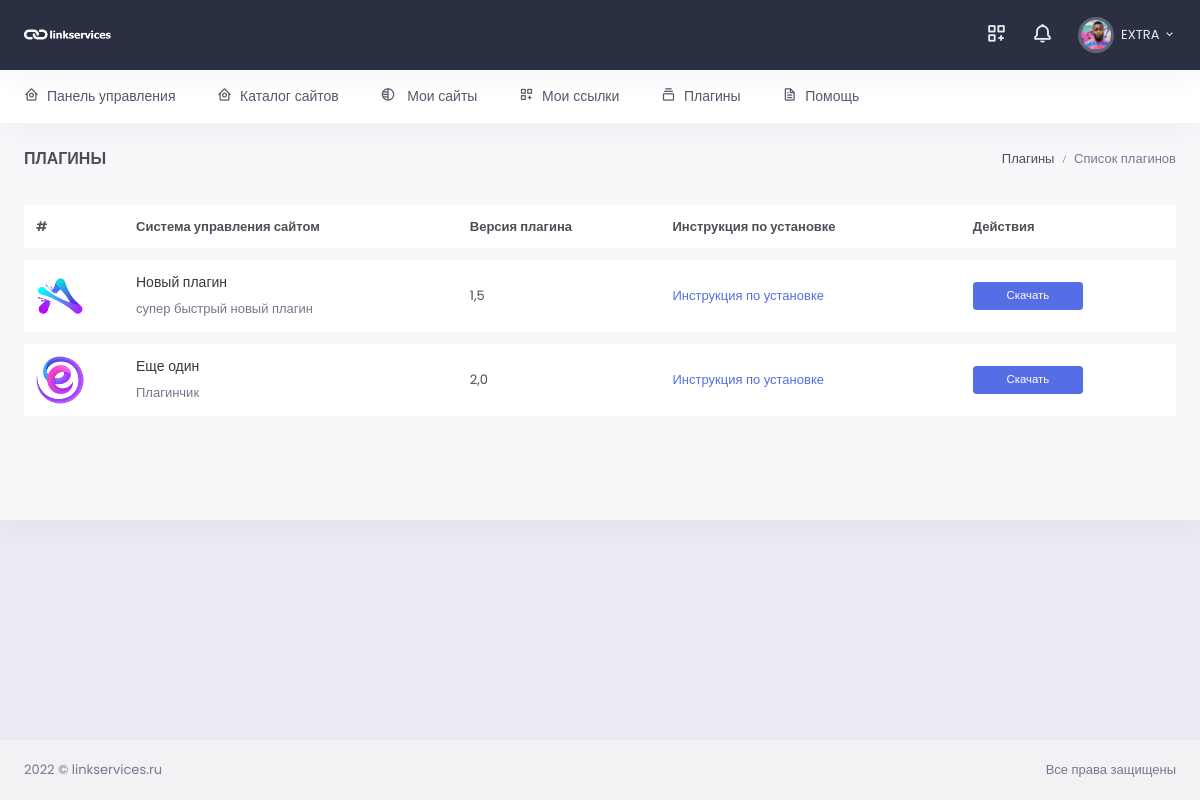
Screenshot of /plugins/ (signed in) with the database file from the repository.
### users/models.py (models this page shows, shortened)
class User(AbstractUser):
    email = models.EmailField(_("email address"), unique=True, )
    email_verify = models.BooleanField(default=False)
    USERNAME_FIELD = 'email'
    REQUIRED_FIELDS = ['username']
    class Meta:
        verbose_name = _("Пользователь")
        verbose_name_plural = _("Пользователи")
        ordering = ('-date_joined',)

class Profile(models.Model):
    user = models.OneToOneField(User, verbose_name="Пользователь",
                                related_name='profile', null=True, on_delete=models.CASCADE)
    chat_id = models.CharField(max_length=100, blank=True, null=True, verbose_name='Чат ID телеграмм')
    TOKEN = models.CharField(max_length=100, blank=True, null=True)
    wmz = models.CharField(max_length=200, blank=True, null=True, verbose_name='WMZ-кошелёк')
    ymoney = models.CharField(max_length=200, blank=True, null=True, verbose_name='ЮMoney-кошелёк')
    current_balance = models.PositiveIntegerField(default=0, blank=True, null=True, verbose_name="Текущий баланс")
    hold_balance = models.PositiveIntegerField(default=0, blank=True, null=True, verbose_name='На удержании')
    output_balance = models.PositiveIntegerField(default=0, blank=True, null=True, verbose_name='Ожидает вывода')
    name_telegram = models.CharField(blank=True, null=True, max_length=100, verbose_name='Телеграмм')
    avatar = models.ImageField(upload_to='avatar/%Y/%m/%d/', blank=True, null=True, verbose_name='Аватар')
    created = models.DateTimeField(auto_now_add=True, verbose_name='Создан')
    update = models.DateTimeField(auto_now=True, verbose_name='Обновлён')
    class Meta:
        verbose_name = 'Профиль пользователя'
        verbose_name_plural = 'Профили пользователей'

### main/models.py (models this page shows, shortened)
class Plugin(models.Model):
    title = models.CharField(max_length=100, verbose_name='Наименование')
    description = models.CharField(max_length=250, verbose_name='Описание')
    version = models.DecimalField(max_digits=5, decimal_places=1, default=0, verbose_name='Версия')
    instruction = models.TextField(verbose_name='Инструкция', blank=True, null=True)
    created = models.DateTimeField(auto_now_add=True, verbose_name='Добавлено')
    update = models.DateTimeField(auto_now=True, verbose_name='Изменено')
    photo = models.ImageField(upload_to='icon_plugins/%Y/%m/%d/', verbose_name='Иконка плагина', blank=True)
    file = models.FileField(upload_to='plugins/%Y/%m/%d/', verbose_name='Плагин')
    class Meta:
        verbose_name = "Плагин"
        verbose_name_plural = "Плагины"

### main/views.py (the view)
# urls.py: path('plugins/', Plugins.as_view(), name='plugins'),
class Plugins(LoginRequiredMixin, ListView):
    model = Plugin
    template_name = 'main/plugins.html'
    context_object_name = 'plugins'
    paginate_by = 15

### main/templates/main/plugins.html (shortened to what this page needs)
{% extends 'base.html' %}
{% load static %}
{% block content %}
<div id="layout-wrapper">
<div class="main-content">
    <div class="page-content">
        <div class="container-fluid">
            <div class="row">
                <div class="col-12">
                    <div class="page-title-box d-flex align-items-center justify-content-between">
                        <h4 class="mb-0 font-size-18">Плагины</h4>
                        <div class="page-title-right">
                            <ol class="breadcrumb m-0">
                                <li class="breadcrumb-item"><a href="javascript: void(0);">Плагины</a></li>
                                <li class="breadcrumb-item active">Список плагинов</li>
                            </ol>
                        </div>
                    </div>
                </div>
            </div>
            <div class="row">
                <div class="col-lg-12">
                    <div class="">
                        <div class="table-responsive">
                            <table class="table project-list-table table-nowrap align-middle table-borderless">
                                <thead>
                                <tr>
                                    <th scope="col" style="width: 100px">#</th>
                                    <th scope="col">Система управления сайтом</th>
                                    <th scope="col">Версия плагина</th>
                                    <th scope="col">Инструкция по установке</th>
                                    <th scope="col">Действия</th>
                                </tr>
                                </thead>
                                <tbody>
                                {% for item in plugins %}
                                <tr>
                                        {% if item.photo %}
                                    <td><img src="{{ item.photo.url }}" alt="" class="avatar-sm"></td>
                                    {% else %}
                                    <td><img src="{% static '/images/companies/img-2.png' %}" alt="" class="avatar-sm"></td>
                                    {% endif %}
                                    <td>
                                        <h5 class="text-truncate font-size-14"><a href="javascript: void(0);"
                                                                                  class="text-dark">{{ item.title }}</a></h5>
                                        <p class="text-muted mb-0">{{ item.description }}</p>
                                    </td>
                                    <td>{{ item.version }}</td>
                                    <td><a href="#">Инструкция по установке</a></td>
                                    <td>
                                       <a href="{{ item.file.url }}"> <button type="button" class="btn btn-primary btn-sm w-md" data-bs-toggle="modal"
                                                data-bs-target="#withdrawModal" style="margin-left: auto;">Скачать
                                       </button></a>
                                    </td>
                                </tr>
                                {% endfor %}
                                </tbody>
                            </table>
                        </div>
                    </div>
                </div>
            </div>
            <div class="row">
                <div class="col-12">
                </div>
            </div>
        </div>
    </div>
</div>
</div>
{% endblock %}

### templates/inc/_header.html (shortened to what this page needs)
{% load static %}
<header id="page-topbar">
    <div class="navbar-header">
        <div class="d-flex">
            <div class="navbar-brand-box">
                <a href="{% url 'profile' pk=user.id %}" class="logo logo-light">
                    <span class="logo-lg">
                                    <img src="{% static '/images/logo-light.png' %}" alt="" height="19">
                                </span>
                </a>
            </div>
        </div>
        <div class="d-flex">
            <div class="dropdown d-none d-lg-inline-block ms-1">
                <button type="button" class="btn header-item noti-icon waves-effect"
                        data-bs-toggle="dropdown" aria-haspopup="true" aria-expanded="false">
                    <i class="bx bx-customize"></i>
                </button>
            </div>
            <div class="dropdown d-inline-block">
                <button type="button" class="btn header-item noti-icon waves-effect"
                        id="page-header-notifications-dropdown"
                        data-bs-toggle="dropdown" aria-haspopup="true" aria-expanded="false">
                    {% if user.profile.chat_id %}
                    <i class="bx bx-bell"></i>
                    {% else %}
                    <i class="bx bx-bell bx-tada"></i>
                    <span class="badge bg-danger rounded-pill">1</span>
                    {% endif %}
                </button>
            </div>
            <div class="dropdown d-inline-block">
                <button type="button" class="btn header-item waves-effect" id="page-header-user-dropdown"
                        data-bs-toggle="dropdown" aria-haspopup="true" aria-expanded="false">
                    <img class="rounded-circle header-profile-user"
                         src="{% if user.profile.avatar %}{{ user.profile.avatar.url }}{% else %}{% static '/images/favicon.ico' %}{% endif %}"
                     alt="Header Avatar">
                    <span class="d-none d-xl-inline-block ms-1" key="t-henry">{{ user.username }}</span>
                    <i class="mdi mdi-chevron-down d-none d-xl-inline-block"></i>
                </button>
            </div>
        </div>
    </div>
</header>
<div class="topnav">
    <div class="container-fluid">
        <nav class="navbar navbar-light navbar-expand-lg topnav-menu">
            <div class="collapse navbar-collapse" id="topnav-menu-content">
                <ul class="navbar-nav">
                    <li class="nav-item dropdown">
                        <a class="nav-link dropdown-toggle arrow-none" href="{% url 'profile' pk=user.id %}" id="topnav-dashboard"
                           role="button">
                            <i class="bx bx-home-circle me-2"></i><span key="t-dashboards">Панель управления</span>
                        </a>
                    </li>
                    <li class="nav-item dropdown">
                        <a class="nav-link dropdown-toggle arrow-none" href="{% url 'catalog' %}" id="topnav-dashboard"
                           role="button">
                            <i class="bx bx-home-circle me-2"></i><span key="t-dashboards">Каталог сайтов</span>
                        </a>
                    </li>
                    <li class="nav-item dropdown">
                        <a class="nav-link dropdown-toggle arrow-none" href="{% url 'my-sites' %}" id="topnav-uielement"
                           role="button">
                            <i class="bx bx-tone me-2"></i>
                            <span key="t-ui-elements">Мои сайты</span>
                        </a>
                    </li>
                    <li class="nav-item dropdown">
                        <a class="nav-link dropdown-toggle arrow-none" href="{% url 'my-links' %}" id="topnav-pages"
                           role="button">
                            <i class="bx bx-customize me-2"></i><span key="t-apps">Мои ссылки</span>
                        </a>
                    </li>
                    <li class="nav-item dropdown">
                        <a class="nav-link dropdown-toggle arrow-none" href="{% url 'plugins' %}" id="topnav-components"
                           role="button">
                            <i class="bx bx-collection me-2"></i><span key="t-components">Плагины</span>
                        </a>
                    </li>
                    <li class="nav-item dropdown">
                        <a class="nav-link dropdown-toggle arrow-none" href="{% url 'help' %}" id="topnav-more"
                           role="button">
                            <i class="bx bx-file me-2"></i><span key="t-extra-pages">Помощь</span>
                        </a>
                    </li>
                </ul>
            </div>
        </nav>
    </div>
</div>

### rows the page displays
User: avatar (picture), username "EXTRA"
Plugin: photo (picture), title "Новый плагин", description "супер быстрый новый плагин", version "1,5"
Plugin: photo (picture), title "Еще один", description "Плагинчик", version "2,0"
